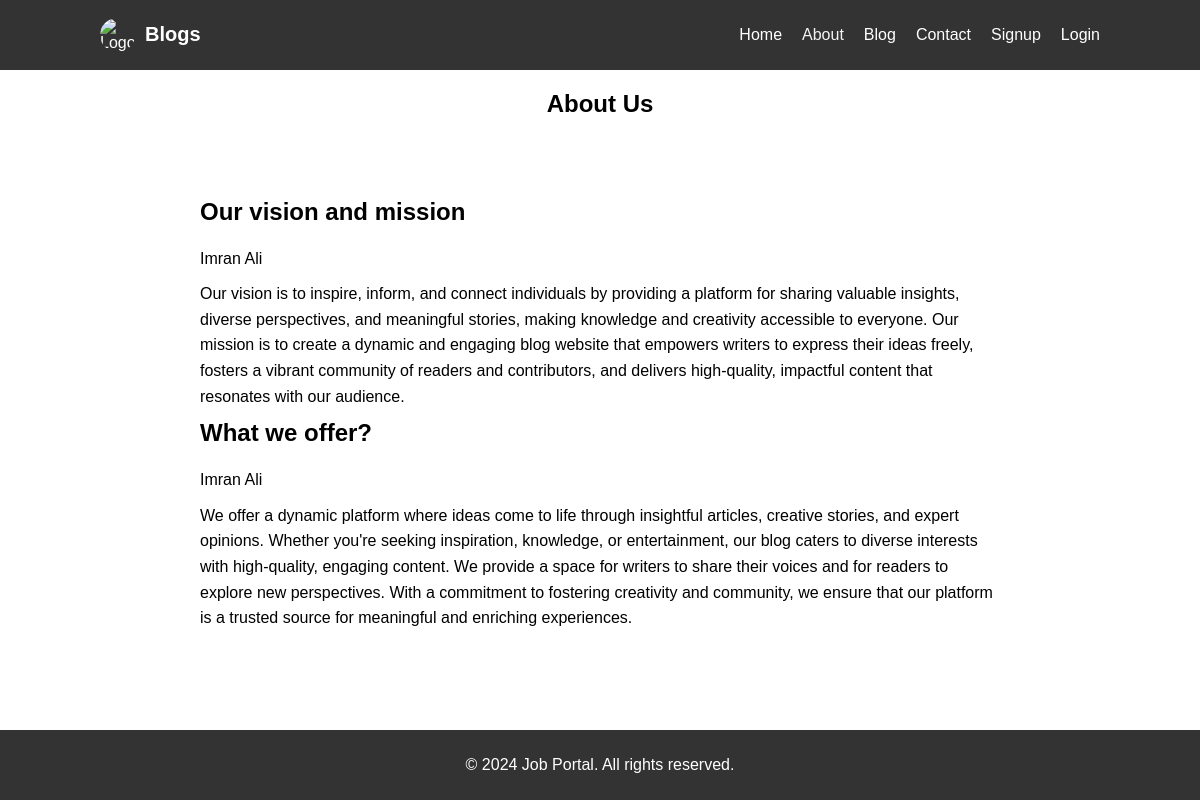
The page /about/ on the database its author committed.
### BlogApp/models.py (models this page shows, shortened)
class About(models.Model):
    title = models.CharField(max_length=200)
    author = models.CharField(max_length=200)
    content = models.TextField()

### BlogApp/views.py (the view)
# urls.py: path('about/', views.about, name='about'),
def about(request):
    about = models.About.objects.all()
    return render(request, 'about.html', {'abouts': about})

### templates/about.html (shortened to what this page needs)
<!DOCTYPE html>
<html lang="en">
<head>
</head>
<body>
    {% include 'header.html' %}
    <div class="top-banner">
        About Us
    </div>
    <main>
        <section class="about-section">
            {% for about in abouts %}
            <h2 id="about-title">{{about.title}}</h2>
            <p id="about-date">{{about.author}}<p>
            <div id="about-content">
                <p>{{about.content}}</p>
            </div>
            {% endfor %}
        </section>
    </main>
    <footer>
        <p>&copy; 2024 Job Portal. All rights reserved.</p>
    </footer>
</body>
</html>

### templates/about.html (style rules this page uses)
body { font-family: Arial, sans-serif; margin: 0; padding: 0; min-height: 100vh; display: flex; flex-direction: column; }
.top-banner { text-align: center; padding: 20px; font-size: 24px; font-weight: bold; }
main { padding: 20px; flex: 1; }
.about-section { padding: 20px; margin: 20px auto; border-radius: 8px; max-width: 800px; }
.about-section h2 { margin-top: 0; }
.about-section p { margin: 10px 0; line-height: 1.6; }
footer { background: #333; color: white; text-align: center; padding: 10px 0; }

### rows shown on the page
About: title "Our vision and mission", author "Imran Ali", content "Our vision is to inspire, inform, and connect individuals by providing a platform for sharing valuable insights, diverse perspectives, and meaningful stories, making knowledge and creativity accessible to everyone. Our mission is to create a dynamic and engaging blog website that empowers writers to express their ideas freely, fosters a vibrant community of readers and contributors, and delivers high-quality, impactful content that resonates with our audience."
About: title "What we offer?", author "Imran Ali", content "We offer a dynamic platform where ideas come to life through insightful articles, creative stories, and expert opinions. Whether you're seeking inspiration, knowledge, or entertainment, our blog caters to diverse interests with high-quality, engaging content. We provide a space for writers to share their voices and for readers to explore new perspectives. With a commitment to fostering creativity and community, we ensure that our platform is a trusted source for meaningful and enriching experiences."
